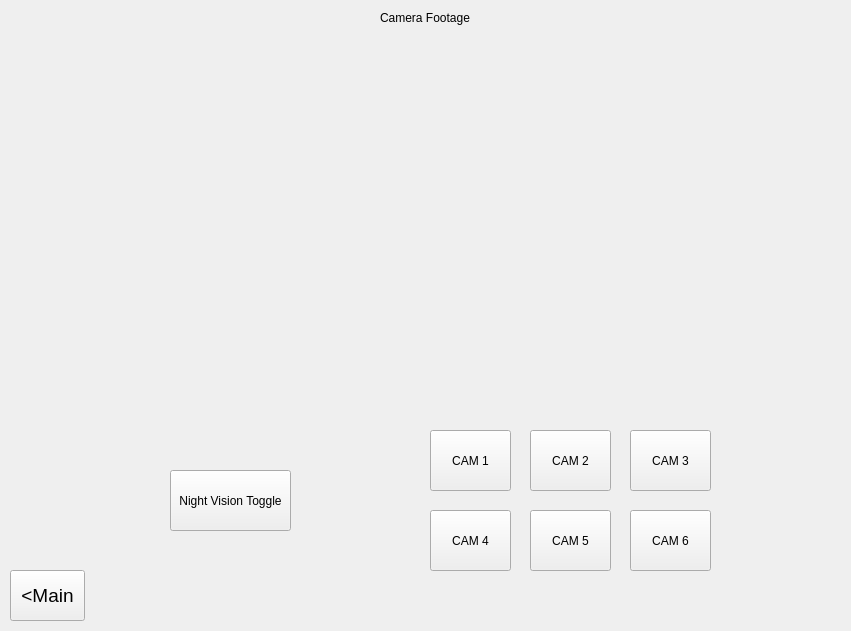
   <widget class="QWidget" name="cameraScreen" native="true">
    <property name="enabled">
     <bool>true</bool>
    </property>
    <property name="geometry">
     <rect>
      <x>0</x>
      <y>0</y>
      <width>851</width>
      <height>631</height>
     </rect>
    </property>
    <widget class="QPushButton" name="nightVisionToggle">
     <property name="geometry">
      <rect>
       <x>170</x>
       <y>470</y>
       <width>121</width>
       <height>61</height>
      </rect>
     </property>
     <property name="text">
      <string>Night Vision Toggle</string>
     </property>
    </widget>
    <widget class="QPushButton" name="camerabtn1">
     <property name="geometry">
      <rect>
       <x>430</x>
       <y>430</y>
       <width>81</width>
       <height>61</height>
      </rect>
     </property>
     <property name="text">
      <string>CAM 1</string>
     </property>
    </widget>
    <widget class="QPushButton" name="camerabtn2">
     <property name="geometry">
      <rect>
       <x>530</x>
       <y>430</y>
       <width>81</width>
       <height>61</height>
      </rect>
     </property>
     <property name="text">
      <string>CAM 2</string>
     </property>
    </widget>
    <widget class="QPushButton" name="camerabtn4">
     <property name="geometry">
      <rect>
       <x>430</x>
       <y>510</y>
       <width>81</width>
       <height>61</height>
      </rect>
     </property>
     <property name="text">
      <string>CAM 4</string>
     </property>
    </widget>
    <widget class="QPushButton" name="camerabtn3">
     <property name="geometry">
      <rect>
       <x>630</x>
       <y>430</y>
       <width>81</width>
       <height>61</height>
      </rect>
     </property>
     <property name="text">
      <string>CAM 3</string>
     </property>
    </widget>
    <widget class="QPushButton" name="camerabtn6">
     <property name="geometry">
      <rect>
       <x>630</x>
       <y>510</y>
       <width>81</width>
       <height>61</height>
      </rect>
     </property>
     <property name="text">
      <string>CAM 6</string>
     </property>
    </widget>
    <widget class="QPushButton" name="camerabtn5">
     <property name="geometry">
      <rect>
       <x>530</x>
       <y>510</y>
       <width>81</width>
       <height>61</height>
      </rect>
     </property>
     <property name="text">
      <string>CAM 5</string>
     </property>
    </widget>
    <widget class="QPushButton" name="cameraBackbtn">
     <property name="geometry">
      <rect>
       <x>10</x>
       <y>570</y>
       <width>75</width>
       <height>51</height>
      </rect>
     </property>
     <property name="font">
      <font>
       <family>Arial</family>
       <pointsize>14</pointsize>
      </font>
     </property>
     <property name="text">
      <string>&lt;Main</string>
     </property>
    </widget>
    <widget class="QLabel" name="cameraLabel">
     <property name="geometry">
      <rect>
       <x>80</x>
       <y>30</y>
       <width>691</width>
       <height>389</height>
      </rect>
     </property>
     <property name="text">
      <string>&lt;html&gt;&lt;head/&gt;&lt;body&gt;&lt;p&gt;&lt;img src=&quot;:/JurassicSCADA/Dinosaur 1.jpg&quot;/&gt;&lt;/p&gt;&lt;/body&gt;&lt;/html&gt;</string>
     </property>
     <property name="alignment">
      <set>Qt::AlignCenter</set>
     </property>
    </widget>
    <widget class="QLabel" name="label">
     <property name="geometry">
      <rect>
       <x>380</x>
       <y>10</y>
       <width>91</width>
       <height>16</height>
      </rect>
     </property>
     <property name="text">
      <string>Camera Footage</string>
     </property>
    </widget>
   </widget>
